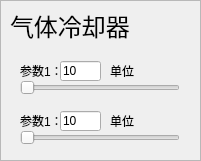
   <widget class="QFrame" name="devide_frame_GasCooler">
    <property name="geometry">
     <rect>
      <x>280</x>
      <y>30</y>
      <width>201</width>
      <height>161</height>
     </rect>
    </property>
    <property name="frameShape">
     <enum>QFrame::StyledPanel</enum>
    </property>
    <property name="frameShadow">
     <enum>QFrame::Raised</enum>
    </property>
    <widget class="QLabel" name="label_7">
     <property name="geometry">
      <rect>
       <x>10</x>
       <y>10</y>
       <width>121</width>
       <height>31</height>
      </rect>
     </property>
     <property name="font">
      <font>
       <family>仿宋</family>
       <pointsize>18</pointsize>
      </font>
     </property>
     <property name="text">
      <string>气体冷却器</string>
     </property>
    </widget>
    <widget class="QWidget" name="GasCooler_val_1" native="true">
     <property name="geometry">
      <rect>
       <x>10</x>
       <y>50</y>
       <width>181</width>
       <height>51</height>
      </rect>
     </property>
     <widget class="QLabel" name="label_13">
      <property name="geometry">
       <rect>
        <x>10</x>
        <y>10</y>
        <width>41</width>
        <height>21</height>
       </rect>
      </property>
      <property name="text">
       <string>参数1：</string>
      </property>
     </widget>
     <widget class="QLineEdit" name="GasCooler_LineEdit_val_1">
      <property name="geometry">
       <rect>
        <x>50</x>
        <y>11</y>
        <width>41</width>
        <height>20</height>
       </rect>
      </property>
      <property name="text">
       <string>10</string>
      </property>
     </widget>
     <widget class="QLabel" name="label_14">
      <property name="geometry">
       <rect>
        <x>100</x>
        <y>10</y>
        <width>41</width>
        <height>21</height>
       </rect>
      </property>
      <property name="text">
       <string>单位</string>
      </property>
     </widget>
     <widget class="QSlider" name="GasCooler_Slider_val_1">
      <property name="geometry">
       <rect>
        <x>10</x>
        <y>30</y>
        <width>160</width>
        <height>16</height>
       </rect>
      </property>
      <property name="orientation">
       <enum>Qt::Horizontal</enum>
      </property>
     </widget>
    </widget>
    <widget class="QWidget" name="GasCooler_val_2" native="true">
     <property name="geometry">
      <rect>
       <x>10</x>
       <y>100</y>
       <width>181</width>
       <height>51</height>
      </rect>
     </property>
     <widget class="QLabel" name="label_35">
      <property name="geometry">
       <rect>
        <x>10</x>
        <y>10</y>
        <width>41</width>
        <height>21</height>
       </rect>
      </property>
      <property name="text">
       <string>参数1：</string>
      </property>
     </widget>
     <widget class="QLineEdit" name="GasCooler_LineEdit_val_2">
      <property name="geometry">
       <rect>
        <x>50</x>
        <y>11</y>
        <width>41</width>
        <height>20</height>
       </rect>
      </property>
      <property name="text">
       <string>10</string>
      </property>
     </widget>
     <widget class="QLabel" name="label_36">
      <property name="geometry">
       <rect>
        <x>100</x>
        <y>10</y>
        <width>41</width>
        <height>21</height>
       </rect>
      </property>
      <property name="text">
       <string>单位</string>
      </property>
     </widget>
     <widget class="QSlider" name="GasCooler_Slider_val_2">
      <property name="geometry">
       <rect>
        <x>10</x>
        <y>30</y>
        <width>160</width>
        <height>16</height>
       </rect>
      </property>
      <property name="orientation">
       <enum>Qt::Horizontal</enum>
      </property>
     </widget>
    </widget>
   </widget>
